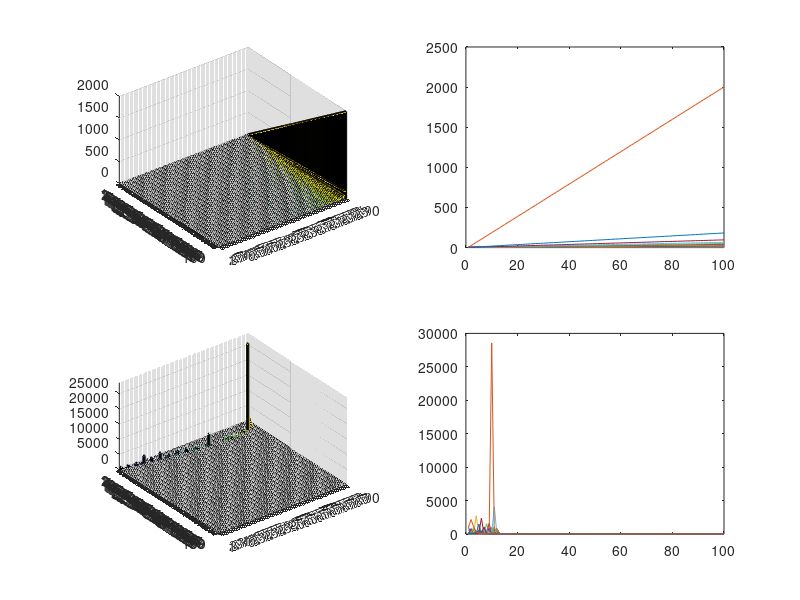

Source code (MATLAB):
close all
clear all
clc

tic
% Ciclo for
M=1000;
R1=linspace(1,M);
R2=linspace(M,1);

for i=1:length(R1)
    for j=1:length(R2)
% Matrice dai Potenziali Nodali

An = [...
1/R1(i)+1/(2*R1(i))+1/R2(j)  -(1/(2*R1(i))+1/R2(j))
-(1/(2*R1(i))+1/R2(j))  1/R1(i)+1/(2*R1(i))+1/R2(j)];

C1 (i,j)= cond(An); % Condizionamento Potenziali Nodali

% Matrice dalle Correnti di Maglia

Ac = [...
R1(i)+R2(j)+R1(i)  R2(j)
R2(i)  R2(j)+2*R1(i)];

C2 (i,j)= cond(Ac); % Condizionamento Correnti di Maglia

    end
end

toc

subplot(2,2,1)
bar3(C1)
subplot(2,2,2)
plot(C1)
subplot(2,2,3)
bar3(C2)
subplot(2,2,4)
plot(C2)








